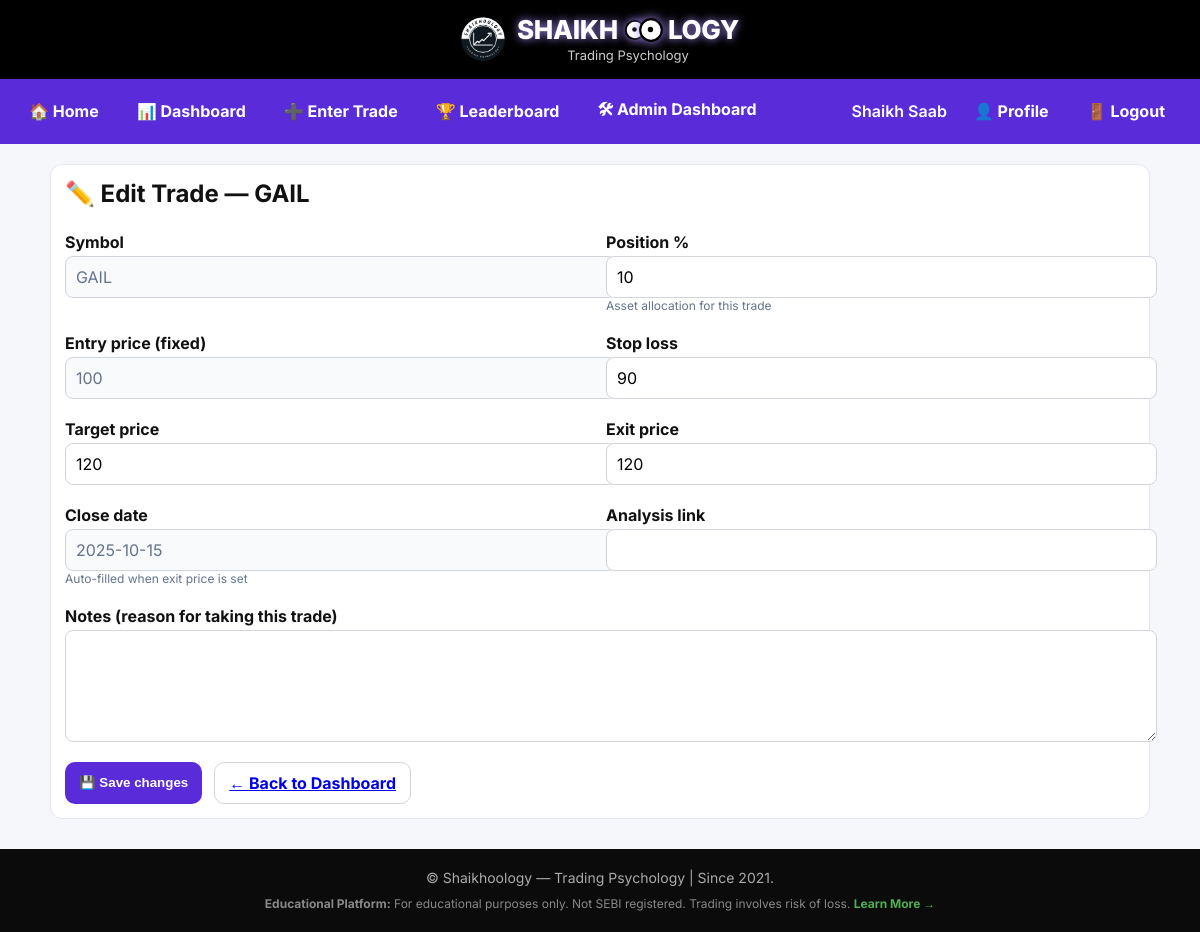
Screenshot of /trade_edit.php?id=63 (signed in) with the database file from the repository.
### tables this page shows
CREATE TABLE `trades` (
  `id` int(11) NOT NULL,
  `user_id` int(11) NOT NULL,
  `entry_date` date NOT NULL,
  `close_date` date DEFAULT NULL,
  `symbol` varchar(50) DEFAULT NULL,
  `marketcap` enum('Large','Mid','Small') DEFAULT 'Mid',
  `position_percent` decimal(7,4) DEFAULT 0.0000,
  `entry_price` decimal(14,4) DEFAULT NULL,
  `stop_loss` decimal(14,4) DEFAULT NULL,
  `target_price` decimal(14,4) DEFAULT NULL,
  `exit_price` decimal(14,4) DEFAULT NULL,
  `exit_date` date DEFAULT NULL,
  `outcome` varchar(50) DEFAULT 'OPEN',
  `locked` tinyint(1) NOT NULL DEFAULT 0,
  `rule_based` tinyint(1) NOT NULL DEFAULT 1,
  `concern` text DEFAULT NULL,
  `pl_percent` decimal(10,4) DEFAULT NULL,
  `pl_amount` decimal(14,2) NOT NULL DEFAULT 0.00,
  `rr` decimal(10,4) DEFAULT NULL,
  `allocation_amount` decimal(14,2) DEFAULT NULL,
  `qty` decimal(14,4) DEFAULT NULL,
  `points` int(11) DEFAULT 0,
  `analysis_link` text DEFAULT NULL,
  `notes` text DEFAULT NULL,
  `created_at` timestamp NULL DEFAULT current_timestamp(),
  `rule_flag` enum('OK','NOT_RULE_BASED') NOT NULL DEFAULT 'OK',
  `is_locked` tinyint(1) NOT NULL DEFAULT 0,
  `unlock_status` enum('none','pending','approved','rejected') NOT NULL DEFAULT 'none',
  `unlock_approved_at` datetime DEFAULT NULL,
  `unlock_expires` datetime DEFAULT NULL,
  `deleted_at` datetime DEFAULT NULL,
  `deleted_by` int(11) DEFAULT NULL,
  `deleted_reason` varchar(255) DEFAULT NULL,
  `deleted_by_admin` tinyint(1) NOT NULL DEFAULT 0,
  `is_deleted` tinyint(1) NOT NULL DEFAULT 0,
  `restored_by` varchar(20) DEFAULT NULL,
  `unlock_requested_by` int(11) DEFAULT NULL
);

### trade_edit.php (the view, shortened to what this page needs)
<?php
require_once __DIR__ . '/config.php';
$uid = (int)$_SESSION['user_id'];
function h($s){ return htmlspecialchars((string)$s, ENT_QUOTES, 'UTF-8'); }
function fnum($n,$d=1){ if($n===null||$n==='') return '—'; return rtrim(rtrim(number_format((float)$n,$d,'.',''), '0'), '.'); }
function valnum($n,$d=4){ if($n===null||$n==='') return ''; return rtrim(rtrim(number_format((float)$n,$d,'.',''), '0'), '.'); }
function db_has_col(mysqli $m, string $table, string $col): bool {
    static $cache = [];
    $cache_key = $table . '.' . $col;
    try {
        $stmt = $m->prepare("SELECT COUNT(*) as cnt FROM information_schema.COLUMNS WHERE TABLE_SCHEMA = DATABASE() AND TABLE_NAME = ? AND COLUMN_NAME = ?");
        $stmt->bind_param('ss', $table, $col);
        $stmt->execute();
        $result = $stmt->get_result();
        $row = $result->fetch_assoc();
        $exists = ($row['cnt'] ?? 0) > 0;
        $cache[$cache_key] = $exists;
        return $exists;
    } catch (Exception $e) {
        $cache[$cache_key] = false;
        return false;
    }
}
$trade_id = isset($_GET['id']) ? (int)$_GET['id'] : 0;
$stmt = $mysqli->prepare("SELECT * FROM trades WHERE id=? AND user_id=? LIMIT 1");
$stmt->bind_param("ii", $trade_id, $uid);
$stmt->execute();
$trade = $stmt->get_result()->fetch_assoc();
$snapshot_inputs = [];
$position_percent_value = $trade['position_percent'] ?? $trade['risk_pct'] ?? ($snapshot_inputs['position_percent'] ?? null);
$stop_loss_value        = $trade['stop_loss'] ?? ($snapshot_inputs['stop_loss'] ?? null);
$target_price_value     = $trade['target_price'] ?? ($snapshot_inputs['target_price'] ?? null);
$exit_price_value       = $trade['exit_price'] ?? ($snapshot_inputs['exit_price'] ?? null);
$analysis_link_value    = $trade['analysis_link'] ?? ($snapshot_inputs['analysis_link'] ?? null);
$notes_value            = $trade['notes'] ?? ($snapshot_inputs['notes'] ?? null);
$analysis_link_col  = db_has_col($mysqli, 'trades', 'analysis_link');
$notes_col          = db_has_col($mysqli, 'trades', 'notes');
$symbol = $trade['symbol'];
?>
<?php include __DIR__ . '/header.php'; ?>
<div class="wrap">
    <div class="card">
        <h2 style="margin:0 0 16px 0">✏️ Edit Trade — <?=h($symbol)?></h2>
        <form method="post">
            <div class="row">
                <div>
                    <label>Symbol</label>
                    <input type="text" value="<?=h($symbol)?>" readonly>
                </div>
                <div>
                    <label>Position %</label>
                    <input name="position_percent" inputmode="decimal" value="<?= h(valnum($position_percent_value,4)) ?>">
                    <div class="help">Asset allocation for this trade</div>
                </div>
                <div>
                    <label>Entry price (fixed)</label>
                    <input value="<?=h(fnum($trade['entry_price'],4))?>" readonly>
                </div>
                <div>
                    <label>Stop loss</label>
                    <input name="stop_loss" inputmode="decimal" value="<?= h(valnum($stop_loss_value,4)) ?>">
                </div>
                <div>
                    <label>Target price</label>
                    <input name="target_price" inputmode="decimal" value="<?= h(valnum($target_price_value,4)) ?>">
                </div>
                <div>
                    <label>Exit price</label>
                    <input name="exit_price" id="exit_price" inputmode="decimal" value="<?= h(valnum($exit_price_value,4)) ?>">
                </div>
                <div>
                    <label>Close date</label>
                    <input id="close_date" value="<?= h($trade['close_date'] ?? $trade['closed_at'] ?? '') ?>" readonly>
                    <div class="help">Auto-filled when exit price is set</div>
                </div>
                <?php if ($analysis_link_col): ?>
                <div>
                    <label>Analysis link</label>
                    <input name="analysis_link" value="<?= h($analysis_link_value ?? '') ?>">
                </div>
                <?php endif; ?>
                <?php if ($notes_col): ?>
                <div style="grid-column:1/-1">
                    <label>Notes (reason for taking this trade)</label>
                    <textarea rows="3" name="notes"><?= h($notes_value ?? '') ?></textarea>
                </div>
                <?php endif; ?>
            </div>
            <div style="display:flex;gap:12px;margin-top:16px">
                <button class="btn btn-primary" type="submit">💾 Save changes</button>
                <a class="btn btn-ghost" href="/dashboard.php">← Back to Dashboard</a>
            </div>
        </form>
    </div>
</div>
<?php include __DIR__ . '/footer.php'; ?>

### header.php (style rules this page uses)
:root { --bar:#5a2bd9; --pillText:#5a2bd9; }
body { margin:0;font-family:Inter,system-ui,Arial,sans-serif;background:#f6f7fb;color:#111 }

### trade_edit.php (style rules this page uses)
body { font-family:Inter,system-ui,Arial,sans-serif;background:#f6f7fb;margin:0;color:#111 }
.wrap { max-width:1100px;margin:20px auto;padding:0 16px }
.card { background:#fff;border:1px solid #e5e7eb;border-radius:12px;padding:14px }
input,select,textarea { width:100%;padding:10px;border:1px solid #d1d5db;border-radius:8px;font:inherit;background:#fff }
input[readonly] { background:#f8fafc;color:#64748b }
textarea { min-height:90px }
.row { display:grid;grid-template-columns:repeat(2,1fr);gap:12px }
.btn { border:0;border-radius:10px;padding:10px 14px;font-weight:700;cursor:pointer }
.btn-primary { background:#5a2bd9;color:#fff }
.btn-ghost { background:#fff;border:1px solid #d1d5db }
label { font-weight:700;margin:8px 0 4px;display:block }
.help { color:#64748b;font-size:12px }

### rows the page displays
trades: symbol "GAIL", position_percent "10", entry_price "100", stop_loss "90", target_price "120", exit_price "120", close_date "2025-10-15"

### other values shown
$hLbl "🏠 Home 📊 Dashboard ➕ Enter Trade 🏆 Leaderboard 🛠 Admin Dashboard 👤 Profile 🚪 Logout"
$username "Shaikh Saab"
